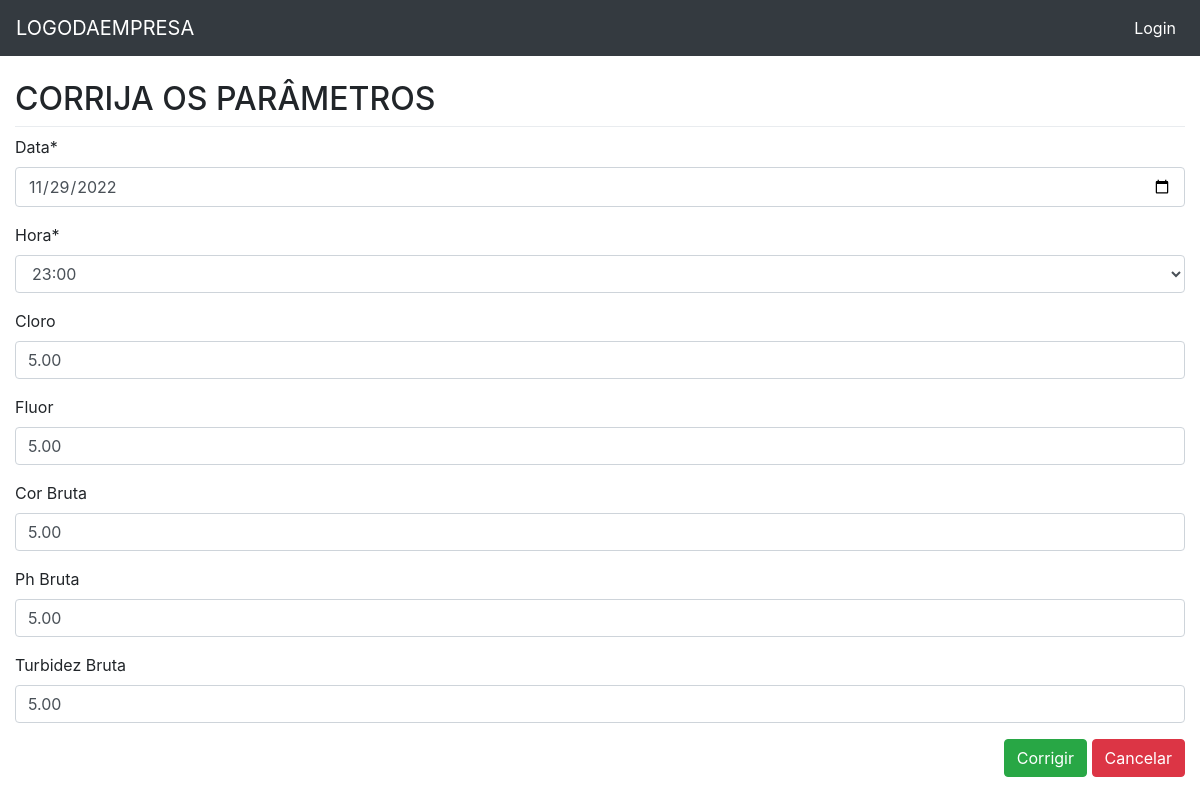
The app's page /saida/update/4 with its own data.
### saida/models.py (models this page shows, shortened)
class Saida(models.Model):
    data = models.DateField('Data', auto_now=False, auto_now_add=False)
    hora = models.CharField(max_length=5, choices=HORA_CHOICE)
    cloro = models.DecimalField('Cloro', max_digits=4, decimal_places=2, blank=True, null=True)
    fluor = models.DecimalField('Fluor', max_digits=4, decimal_places=2, blank=True, null=True)
    cor_t = models.DecimalField('Cor Bruta', max_digits=5, decimal_places=2, blank=True, null=True)
    ph_t = models.DecimalField('Ph Bruta', max_digits=5, decimal_places=2, blank=True, null=True)
    turbidez_t = models.DecimalField('Turbidez Bruta', max_digits=5, decimal_places=2, blank=True, null=True)
    class Meta:
        ordering = ('-data',)
        verbose_name = 'SAIDA'

### saida/views.py (the view)
# urls.py: path('update/<int:pk>', v.saida_update, name='saida_update'),
def saida_update(request, pk):
    template_name = 'saida_update.html'
    obj = Saida.objects.get(pk=pk)
    form = SaidaForm(request.POST or None, instance=obj)
    if request.method == 'POST':
        if form.is_valid():
            form.save()
            return HttpResponseRedirect(reverse('saida:saida_list'))
    context = {'form': form}
    return render(request, template_name, context)

### saida/forms.py
class SaidaForm(forms.ModelForm):
    data = forms.DateField(
        label='Data',
        widget=forms.DateInput(
            format='%Y-%m-%d',
            attrs={
                'type': 'date'
            }),
        input_formats=('%Y-%m-%d',),
    )
    class Meta:
        model = Saida
        fields = '__all__'

### saida/templates/saida_update.html (shortened to what this page needs)
{% extends "base.html" %}
{% load static %}
{% load crispy_forms_tags %}
{% block content %}
    <h2>CORRIJA OS PARÂMETROS </h2>
    <div class="dropdown-divider"></div>
    <form action="" method="POST" >
    {{ form|crispy }}
    <span class="pull-right">
      <button type="submit" class="btn btn-success">Corrigir</button>
      <button type="reset" class="btn btn-danger" onclick="location.href = '{% url 'saida:saida_list' %}'">Cancelar</button>
    </span>
{% endblock %}

### core/static/css/style.css (style rules this page uses)
body { margin-top: 80px; }

### records on screen
Saida: data "11/29/2022", hora "23:00", cloro "5.00", fluor "5.00", cor_t "5.00", ph_t "5.00", turbidez_t "5.00"
